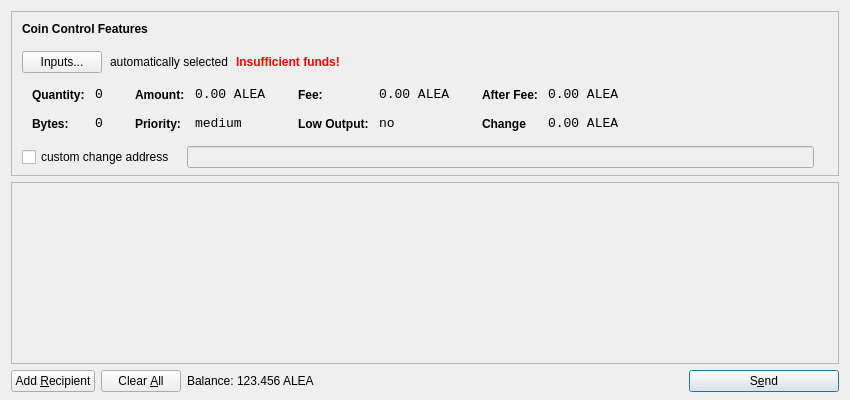
<?xml version="1.0" encoding="UTF-8"?>
<ui version="4.0">
 <class>SendCoinsDialog</class>
 <widget class="QDialog" name="SendCoinsDialog">
  <property name="geometry">
   <rect>
    <x>0</x>
    <y>0</y>
    <width>850</width>
    <height>400</height>
   </rect>
  </property>
  <property name="windowTitle">
   <string>Send Coins</string>
  </property>
  <layout class="QVBoxLayout" name="verticalLayout" stretch="0,1,0">
   <property name="bottomMargin">
    <number>8</number>
   </property>
   <item>
    <widget class="QFrame" name="frameCoinControl">
     <property name="sizePolicy">
      <sizepolicy hsizetype="Expanding" vsizetype="Expanding">
       <horstretch>0</horstretch>
       <verstretch>0</verstretch>
      </sizepolicy>
     </property>
     <property name="maximumSize">
      <size>
       <width>16777215</width>
       <height>16777215</height>
      </size>
     </property>
     <property name="frameShape">
      <enum>QFrame::StyledPanel</enum>
     </property>
     <property name="frameShadow">
      <enum>QFrame::Sunken</enum>
     </property>
     <layout class="QVBoxLayout" name="verticalLayoutCoinControl2">
      <property name="spacing">
       <number>-1</number>
      </property>
      <property name="leftMargin">
       <number>0</number>
      </property>
      <property name="topMargin">
       <number>0</number>
      </property>
      <property name="rightMargin">
       <number>0</number>
      </property>
      <property name="bottomMargin">
       <number>6</number>
      </property>
      <item>
       <layout class="QVBoxLayout" name="verticalLayoutCoinControl" stretch="0,0,0,0,1">
        <property name="spacing">
         <number>0</number>
        </property>
        <property name="leftMargin">
         <number>10</number>
        </property>
        <property name="topMargin">
         <number>10</number>
        </property>
        <item>
         <layout class="QHBoxLayout" name="horizontalLayoutCoinControl1">
          <property name="bottomMargin">
           <number>15</number>
          </property>
          <item>
           <widget class="QLabel" name="labelCoinControlFeatures">
            <property name="sizePolicy">
             <sizepolicy hsizetype="Preferred" vsizetype="Maximum">
              <horstretch>0</horstretch>
              <verstretch>0</verstretch>
             </sizepolicy>
            </property>
            <property name="font">
             <font>
              <weight>75</weight>
              <bold>true</bold>
             </font>
            </property>
            <property name="styleSheet">
             <string notr="true">font-weight:bold;</string>
            </property>
            <property name="text">
             <string>Coin Control Features</string>
            </property>
           </widget>
          </item>
         </layout>
        </item>
        <item>
         <layout class="QHBoxLayout" name="horizontalLayoutCoinControl2" stretch="0,0,0,0">
          <property name="spacing">
           <number>8</number>
          </property>
          <property name="bottomMargin">
           <number>10</number>
          </property>
          <item>
           <widget class="QPushButton" name="pushButtonCoinControl">
            <property name="styleSheet">
             <string notr="true"/>
            </property>
            <property name="text">
             <string>Inputs...</string>
            </property>
           </widget>
          </item>
          <item>
           <widget class="QLabel" name="labelCoinControlAutomaticallySelected">
            <property name="text">
             <string>automatically selected</string>
            </property>
            <property name="margin">
             <number>5</number>
            </property>
           </widget>
          </item>
          <item>
           <widget class="QLabel" name="labelCoinControlInsuffFunds">
            <property name="font">
             <font>
              <weight>75</weight>
              <bold>true</bold>
             </font>
            </property>
            <property name="styleSheet">
             <string notr="true">color:red;font-weight:bold;</string>
            </property>
            <property name="text">
             <string>Insufficient funds!</string>
            </property>
            <property name="margin">
             <number>5</number>
            </property>
           </widget>
          </item>
          <item>
           <spacer name="horizontalSpacerCoinControl">
            <property name="orientation">
             <enum>Qt::Horizontal</enum>
            </property>
            <property name="sizeHint" stdset="0">
             <size>
              <width>40</width>
              <height>1</height>
             </size>
            </property>
           </spacer>
          </item>
         </layout>
        </item>
        <item>
         <widget class="QWidget" name="widgetCoinControl" native="true">
          <property name="sizePolicy">
           <sizepolicy hsizetype="Preferred" vsizetype="Preferred">
            <horstretch>0</horstretch>
            <verstretch>0</verstretch>
           </sizepolicy>
          </property>
          <property name="minimumSize">
           <size>
            <width>0</width>
            <height>0</height>
           </size>
          </property>
          <property name="styleSheet">
           <string notr="true"/>
          </property>
          <layout class="QHBoxLayout" name="horizontalLayoutCoinControl5">
           <property name="margin">
            <number>0</number>
           </property>
           <item>
            <layout class="QHBoxLayout" name="horizontalLayoutCoinControl3" stretch="0,0,0,1">
             <property name="spacing">
              <number>20</number>
             </property>
             <property name="topMargin">
              <number>0</number>
             </property>
             <property name="bottomMargin">
              <number>10</number>
             </property>
             <item>
              <layout class="QFormLayout" name="formLayoutCoinControl1">
               <property name="horizontalSpacing">
                <number>10</number>
               </property>
               <property name="verticalSpacing">
                <number>14</number>
               </property>
               <property name="leftMargin">
                <number>10</number>
               </property>
               <property name="topMargin">
                <number>4</number>
               </property>
               <property name="rightMargin">
                <number>6</number>
               </property>
               <item row="0" column="0">
                <widget class="QLabel" name="labelCoinControlQuantityText">
                 <property name="styleSheet">
                  <string notr="true">font-weight:bold;</string>
                 </property>
                 <property name="text">
                  <string>Quantity:</string>
                 </property>
                 <property name="margin">
                  <number>0</number>
                 </property>
                </widget>
               </item>
               <item row="0" column="1">
                <widget class="QLabel" name="labelCoinControlQuantity">
                 <property name="font">
                  <font>
                   <family>Monospace</family>
                   <pointsize>10</pointsize>
                  </font>
                 </property>
                 <property name="cursor">
                  <cursorShape>IBeamCursor</cursorShape>
                 </property>
                 <property name="contextMenuPolicy">
                  <enum>Qt::ActionsContextMenu</enum>
                 </property>
                 <property name="text">
                  <string>0</string>
                 </property>
                 <property name="margin">
                  <number>0</number>
                 </property>
                 <property name="textInteractionFlags">
                  <set>Qt::LinksAccessibleByMouse|Qt::TextSelectableByKeyboard|Qt::TextSelectableByMouse</set>
                 </property>
                </widget>
               </item>
               <item row="1" column="0">
                <widget class="QLabel" name="labelCoinControlBytesText">
                 <property name="styleSheet">
                  <string notr="true">font-weight:bold;</string>
                 </property>
                 <property name="text">
                  <string>Bytes:</string>
                 </property>
                </widget>
               </item>
               <item row="1" column="1">
                <widget class="QLabel" name="labelCoinControlBytes">
                 <property name="font">
                  <font>
                   <family>Monospace</family>
                   <pointsize>10</pointsize>
                  </font>
                 </property>
                 <property name="cursor">
                  <cursorShape>IBeamCursor</cursorShape>
                 </property>
                 <property name="contextMenuPolicy">
                  <enum>Qt::ActionsContextMenu</enum>
                 </property>
                 <property name="text">
                  <string>0</string>
                 </property>
                 <property name="textInteractionFlags">
                  <set>Qt::LinksAccessibleByMouse|Qt::TextSelectableByKeyboard|Qt::TextSelectableByMouse</set>
                 </property>
                </widget>
               </item>
              </layout>
             </item>
             <item>
              <layout class="QFormLayout" name="formLayoutCoinControl2">
               <property name="horizontalSpacing">
                <number>10</number>
               </property>
               <property name="verticalSpacing">
                <number>14</number>
               </property>
               <property name="leftMargin">
                <number>6</number>
               </property>
               <property name="topMargin">
                <number>4</number>
               </property>
               <property name="rightMargin">
                <number>6</number>
               </property>
               <item row="0" column="0">
                <widget class="QLabel" name="labelCoinControlAmountText">
                 <property name="styleSheet">
                  <string notr="true">font-weight:bold;</string>
                 </property>
                 <property name="text">
                  <string>Amount:</string>
                 </property>
                 <property name="margin">
                  <number>0</number>
                 </property>
                </widget>
               </item>
               <item row="0" column="1">
                <widget class="QLabel" name="labelCoinControlAmount">
                 <property name="font">
                  <font>
                   <family>Monospace</family>
                   <pointsize>10</pointsize>
                  </font>
                 </property>
                 <property name="cursor">
                  <cursorShape>IBeamCursor</cursorShape>
                 </property>
                 <property name="contextMenuPolicy">
                  <enum>Qt::ActionsContextMenu</enum>
                 </property>
                 <property name="text">
                  <string>0.00 ALEA</string>
                 </property>
                 <property name="textInteractionFlags">
                  <set>Qt::LinksAccessibleByMouse|Qt::TextSelectableByKeyboard|Qt::TextSelectableByMouse</set>
                 </property>
                </widget>
               </item>
               <item row="1" column="0">
                <widget class="QLabel" name="labelCoinControlPriorityText">
                 <property name="styleSheet">
                  <string notr="true">font-weight:bold;</string>
                 </property>
                 <property name="text">
                  <string>Priority:</string>
                 </property>
                </widget>
               </item>
               <item row="1" column="1">
                <widget class="QLabel" name="labelCoinControlPriority">
                 <property name="font">
                  <font>
                   <family>Monospace</family>
                   <pointsize>10</pointsize>
                  </font>
                 </property>
                 <property name="cursor">
                  <cursorShape>IBeamCursor</cursorShape>
                 </property>
                 <property name="contextMenuPolicy">
                  <enum>Qt::ActionsContextMenu</enum>
                 </property>
                 <property name="text">
                  <string>medium</string>
                 </property>
                 <property name="textInteractionFlags">
                  <set>Qt::LinksAccessibleByMouse|Qt::TextSelectableByKeyboard|Qt::TextSelectableByMouse</set>
                 </property>
                </widget>
               </item>
              </layout>
             </item>
             <item>
              <layout class="QFormLayout" name="formLayoutCoinControl3">
               <property name="horizontalSpacing">
                <number>10</number>
               </property>
               <property name="verticalSpacing">
                <number>14</number>
               </property>
               <property name="leftMargin">
                <number>6</number>
               </property>
               <property name="topMargin">
                <number>4</number>
               </property>
               <property name="rightMargin">
                <number>6</number>
               </property>
               <item row="0" column="0">
                <widget class="QLabel" name="labelCoinControlFeeText">
                 <property name="styleSheet">
                  <string notr="true">font-weight:bold;</string>
                 </property>
                 <property name="text">
                  <string>Fee:</string>
                 </property>
                 <property name="margin">
                  <number>0</number>
                 </property>
                </widget>
               </item>
               <item row="0" column="1">
                <widget class="QLabel" name="labelCoinControlFee">
                 <property name="font">
                  <font>
                   <family>Monospace</family>
                   <pointsize>10</pointsize>
                  </font>
                 </property>
                 <property name="cursor">
                  <cursorShape>IBeamCursor</cursorShape>
                 </property>
                 <property name="contextMenuPolicy">
                  <enum>Qt::ActionsContextMenu</enum>
                 </property>
                 <property name="text">
                  <string>0.00 ALEA</string>
                 </property>
                 <property name="textInteractionFlags">
                  <set>Qt::LinksAccessibleByMouse|Qt::TextSelectableByKeyboard|Qt::TextSelectableByMouse</set>
                 </property>
                </widget>
               </item>
               <item row="1" column="0">
                <widget class="QLabel" name="labelCoinControlLowOutputText">
                 <property name="styleSheet">
                  <string notr="true">font-weight:bold;</string>
                 </property>
                 <property name="text">
                  <string>Low Output:</string>
                 </property>
                </widget>
               </item>
               <item row="1" column="1">
                <widget class="QLabel" name="labelCoinControlLowOutput">
                 <property name="font">
                  <font>
                   <family>Monospace</family>
                   <pointsize>10</pointsize>
                  </font>
                 </property>
                 <property name="cursor">
                  <cursorShape>IBeamCursor</cursorShape>
                 </property>
                 <property name="contextMenuPolicy">
                  <enum>Qt::ActionsContextMenu</enum>
                 </property>
                 <property name="text">
                  <string>no</string>
                 </property>
                 <property name="textInteractionFlags">
                  <set>Qt::LinksAccessibleByMouse|Qt::TextSelectableByKeyboard|Qt::TextSelectableByMouse</set>
                 </property>
                </widget>
               </item>
              </layout>
             </item>
             <item>
              <layout class="QFormLayout" name="formLayoutCoinControl4">
               <property name="horizontalSpacing">
                <number>10</number>
               </property>
               <property name="verticalSpacing">
                <number>14</number>
               </property>
               <property name="leftMargin">
                <number>6</number>
               </property>
               <property name="topMargin">
                <number>4</number>
               </property>
               <property name="rightMargin">
                <number>6</number>
               </property>
               <item row="0" column="0">
                <widget class="QLabel" name="labelCoinControlAfterFeeText">
                 <property name="styleSheet">
                  <string notr="true">font-weight:bold;</string>
                 </property>
                 <property name="text">
                  <string>After Fee:</string>
                 </property>
                 <property name="margin">
                  <number>0</number>
                 </property>
                </widget>
               </item>
               <item row="0" column="1">
                <widget class="QLabel" name="labelCoinControlAfterFee">
                 <property name="font">
                  <font>
                   <family>Monospace</family>
                   <pointsize>10</pointsize>
                  </font>
                 </property>
                 <property name="cursor">
                  <cursorShape>IBeamCursor</cursorShape>
                 </property>
                 <property name="contextMenuPolicy">
                  <enum>Qt::ActionsContextMenu</enum>
                 </property>
                 <property name="text">
                  <string>0.00 ALEA</string>
                 </property>
                 <property name="textInteractionFlags">
                  <set>Qt::LinksAccessibleByMouse|Qt::TextSelectableByKeyboard|Qt::TextSelectableByMouse</set>
                 </property>
                </widget>
               </item>
               <item row="1" column="0">
                <widget class="QLabel" name="labelCoinControlChangeText">
                 <property name="styleSheet">
                  <string notr="true">font-weight:bold;</string>
                 </property>
                 <property name="text">
                  <string>Change</string>
                 </property>
                </widget>
               </item>
               <item row="1" column="1">
                <widget class="QLabel" name="labelCoinControlChange">
                 <property name="font">
                  <font>
                   <family>Monospace</family>
                   <pointsize>10</pointsize>
                  </font>
                 </property>
                 <property name="cursor">
                  <cursorShape>IBeamCursor</cursorShape>
                 </property>
                 <property name="contextMenuPolicy">
                  <enum>Qt::ActionsContextMenu</enum>
                 </property>
                 <property name="text">
                  <string>0.00 ALEA</string>
                 </property>
                 <property name="textInteractionFlags">
                  <set>Qt::LinksAccessibleByMouse|Qt::TextSelectableByKeyboard|Qt::TextSelectableByMouse</set>
                 </property>
                </widget>
               </item>
              </layout>
             </item>
            </layout>
           </item>
          </layout>
         </widget>
        </item>
        <item>
         <layout class="QHBoxLayout" name="horizontalLayoutCoinControl4" stretch="0,0,0">
          <property name="spacing">
           <number>12</number>
          </property>
          <property name="sizeConstraint">
           <enum>QLayout::SetDefaultConstraint</enum>
          </property>
          <property name="topMargin">
           <number>5</number>
          </property>
          <property name="rightMargin">
           <number>5</number>
          </property>
          <item>
           <widget class="QCheckBox" name="checkBoxCoinControlChange">
            <property name="text">
             <string>custom change address</string>
            </property>
           </widget>
          </item>
          <item>
           <widget class="QLineEdit" name="lineEditCoinControlChange">
            <property name="enabled">
             <bool>false</bool>
            </property>
            <property name="sizePolicy">
             <sizepolicy hsizetype="Expanding" vsizetype="Fixed">
              <horstretch>0</horstretch>
              <verstretch>0</verstretch>
             </sizepolicy>
            </property>
           </widget>
          </item>
          <item>
           <widget class="QLabel" name="labelCoinControlChangeLabel">
            <property name="sizePolicy">
             <sizepolicy hsizetype="Preferred" vsizetype="Expanding">
              <horstretch>0</horstretch>
              <verstretch>0</verstretch>
             </sizepolicy>
            </property>
            <property name="minimumSize">
             <size>
              <width>0</width>
              <height>0</height>
             </size>
            </property>
            <property name="text">
             <string/>
            </property>
            <property name="margin">
             <number>3</number>
            </property>
           </widget>
          </item>
         </layout>
        </item>
        <item>
         <spacer name="verticalSpacerCoinControl">
          <property name="orientation">
           <enum>Qt::Vertical</enum>
          </property>
          <property name="sizeHint" stdset="0">
           <size>
            <width>800</width>
            <height>1</height>
           </size>
          </property>
         </spacer>
        </item>
       </layout>
      </item>
     </layout>
    </widget>
   </item>
   <item>
    <widget class="QScrollArea" name="scrollArea">
     <property name="widgetResizable">
      <bool>true</bool>
     </property>
     <widget class="QWidget" name="scrollAreaWidgetContents">
      <property name="geometry">
       <rect>
        <x>0</x>
        <y>0</y>
        <width>830</width>
        <height>165</height>
       </rect>
      </property>
      <layout class="QVBoxLayout" name="verticalLayout_2">
       <property name="margin">
        <number>0</number>
       </property>
       <item>
        <layout class="QVBoxLayout" name="entries">
         <property name="spacing">
          <number>6</number>
         </property>
        </layout>
       </item>
       <item>
        <spacer name="verticalSpacer">
         <property name="orientation">
          <enum>Qt::Vertical</enum>
         </property>
         <property name="sizeHint" stdset="0">
          <size>
           <width>20</width>
           <height>40</height>
          </size>
         </property>
        </spacer>
       </item>
      </layout>
     </widget>
    </widget>
   </item>
   <item>
    <layout class="QHBoxLayout" name="horizontalLayout">
     <item>
      <widget class="QPushButton" name="addButton">
       <property name="toolTip">
        <string>Send to multiple recipients at once</string>
       </property>
       <property name="text">
        <string>Add &amp;Recipient</string>
       </property>
       <property name="icon">
        <iconset resource="../bitcoin.qrc">
         <normaloff>:/icons/add</normaloff>:/icons/add</iconset>
       </property>
       <property name="autoDefault">
        <bool>false</bool>
       </property>
      </widget>
     </item>
     <item>
      <widget class="QPushButton" name="clearButton">
       <property name="sizePolicy">
        <sizepolicy hsizetype="Minimum" vsizetype="Fixed">
         <horstretch>0</horstretch>
         <verstretch>0</verstretch>
        </sizepolicy>
       </property>
       <property name="toolTip">
        <string>Remove all transaction fields</string>
       </property>
       <property name="text">
        <string>Clear &amp;All</string>
       </property>
       <property name="icon">
        <iconset resource="../bitcoin.qrc">
         <normaloff>:/icons/remove</normaloff>:/icons/remove</iconset>
       </property>
       <property name="autoRepeatDelay">
        <number>300</number>
       </property>
       <property name="autoDefault">
        <bool>false</bool>
       </property>
      </widget>
     </item>
     <item>
      <layout class="QHBoxLayout" name="horizontalLayout_2">
       <property name="spacing">
        <number>3</number>
       </property>
       <item>
        <widget class="QLabel" name="label">
         <property name="sizePolicy">
          <sizepolicy hsizetype="Preferred" vsizetype="Fixed">
           <horstretch>0</horstretch>
           <verstretch>0</verstretch>
          </sizepolicy>
         </property>
         <property name="text">
          <string>Balance:</string>
         </property>
        </widget>
       </item>
       <item>
        <widget class="QLabel" name="labelBalance">
         <property name="sizePolicy">
          <sizepolicy hsizetype="Preferred" vsizetype="Fixed">
           <horstretch>0</horstretch>
           <verstretch>0</verstretch>
          </sizepolicy>
         </property>
         <property name="cursor">
          <cursorShape>IBeamCursor</cursorShape>
         </property>
         <property name="text">
          <string>123.456 ALEA</string>
         </property>
         <property name="textInteractionFlags">
          <set>Qt::LinksAccessibleByMouse|Qt::TextSelectableByKeyboard|Qt::TextSelectableByMouse</set>
         </property>
        </widget>
       </item>
      </layout>
     </item>
     <item>
      <spacer name="horizontalSpacer">
       <property name="orientation">
        <enum>Qt::Horizontal</enum>
       </property>
       <property name="sizeHint" stdset="0">
        <size>
         <width>40</width>
         <height>20</height>
        </size>
       </property>
      </spacer>
     </item>
     <item>
      <widget class="QPushButton" name="sendButton">
       <property name="minimumSize">
        <size>
         <width>150</width>
         <height>0</height>
        </size>
       </property>
       <property name="toolTip">
        <string>Confirm the send action</string>
       </property>
       <property name="text">
        <string>S&amp;end</string>
       </property>
       <property name="icon">
        <iconset resource="../bitcoin.qrc">
         <normaloff>:/icons/send</normaloff>:/icons/send</iconset>
       </property>
       <property name="default">
        <bool>true</bool>
       </property>
      </widget>
     </item>
    </layout>
   </item>
  </layout>
 </widget>
 <resources>
  <include location="../bitcoin.qrc"/>
 </resources>
 <connections/>
</ui>
